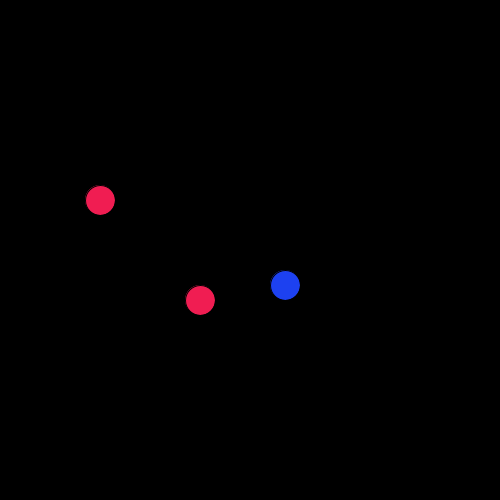
Frame 1 (no input)
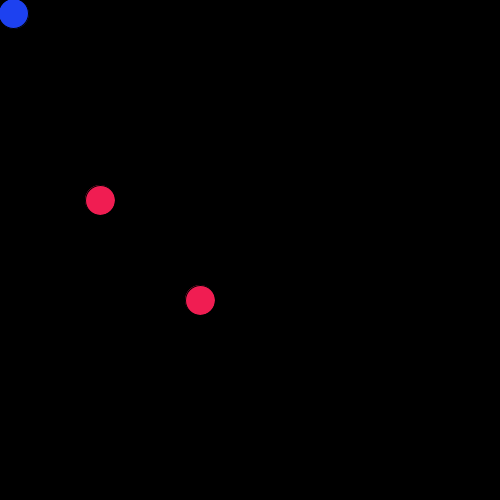
Frame 60 (the mouse pressed at the canvas centre just before this capture)
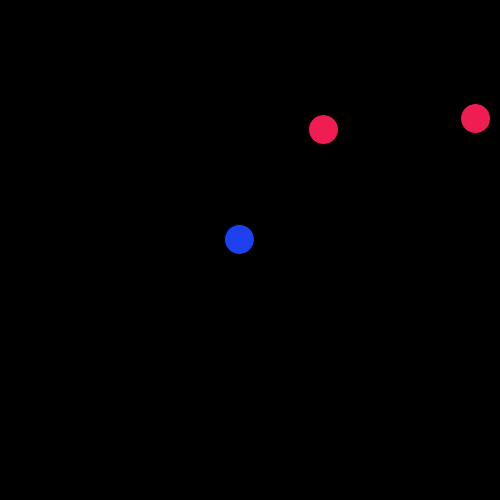
Frame 120 (the mouse held since frame 60 and released just before this capture)

The Processing sketch that drew these frames (run headless with seeded random() and noise(); from frame 60 on, the mouse is pressed at the canvas centre):

// Processing sketch: processing_132683
// ── processing_132683.pde

//if statements, for loops, response

Food f1, f2;
Player1 p1;


void setup(){
  size(500,500);
  frameRate(24);
  f1 =  new Food(200,300,92);
  f2 = new Food(100,200,92);
  p1 = new Player1(300,300,.05);

}

void draw(){
  background(0);
  f1.display();
  f2.display();
  p1.display();
  
}

  

class Food {
  int timer = 0;
  float fX;
  float fY;
  int respawn;

  Food(float tempX, float tempY, int tempTime) {
    fX = tempX;
    fY = tempY;
    respawn = tempTime;
  } 
  void display() {
    timer++;
    if (timer >= respawn) {
      fX = random(width);
      fY = random(height);
      timer = 0;
    }
    float distance = dist(p1.pX,p1.pY,fX,fY);
    if(distance < 20){
      fX = random(width);
      fY = random(height);
      timer = 0;
      println("collision");
    }
    fill(#F01D52);
    ellipse(fX, fY, 30, 30);
  }
}

class Player1 {
  float pX;
  float pY;
  float easing;

  Player1(float tempX, float tempY, float tempEasing) {
    pX = tempX;
    pY = tempY;
    easing = tempEasing;
  }
  void display() {
    float targetX = mouseX;
    float targetY = mouseY;
    pX += (targetX - pX) * easing;
    pY += (targetY - pY) * easing;
    fill(#1D41F0);
    ellipse(pX, pY, 30, 30);
  }
}
